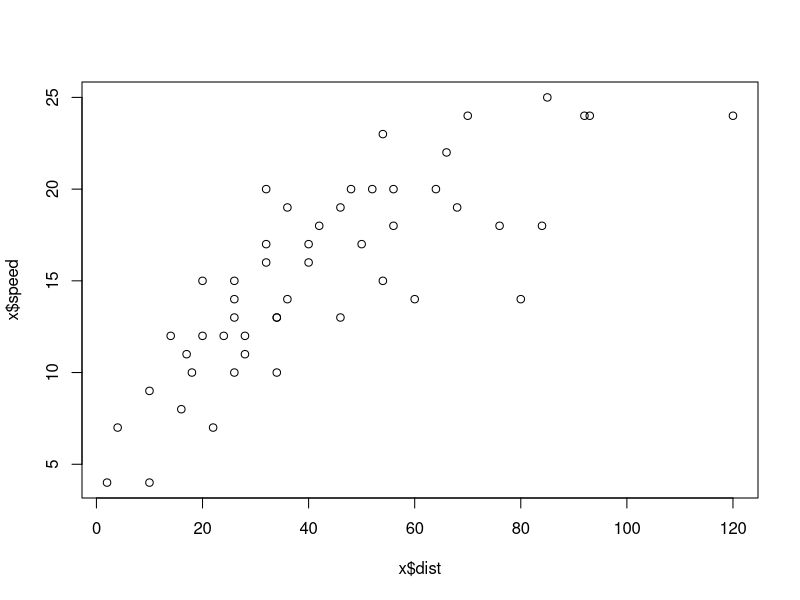

This figure's R source:
#testing the capabilities of git on this machine

x <- cars

plot(x$speed ~ x$dist)


lm <- lm(x$speed ~ x$dist)
summary(lm)


#testing github desktop